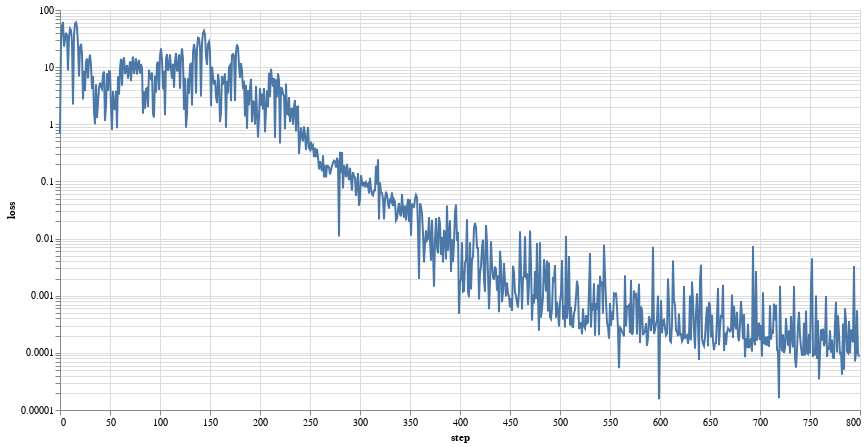

Notebook cell for this chart:
### Code cell
import altair as alt
import pandas

batch_loss = []
for i,l in enumerate(train_losses):
    batch_loss.append((i,l))

df = pandas.DataFrame(batch_loss, columns=['step', 'loss'])

alt.Chart(df).mark_line().encode(
    alt.X('step', scale=alt.Scale()),
    alt.Y('loss', scale=alt.Scale(type='log'))).properties(
        width=800,
        height=400
    )

### Figure 1 — Vega-Lite specification as saved in the notebook (floating-point values rounded to 4 significant figures; data arrays with more than 128 entries replaced by an {"elided": "..."} marker saying what was removed)
{"$schema": "https://vega.github.io/schema/vega-lite/v2.6.0.json", "config": {"view": {"height": 300, "width": 400}}, "data": {"name": "data-dee10ddd5cb310f9a34f3b59baad8d2e"}, "datasets": {"data-dee10ddd5cb310f9a34f3b59baad8d2e": {"elided": "800 records"}}, "encoding": {"x": {"field": "step", "scale": {}, "type": "quantitative"}, "y": {"field": "loss", "scale": {"type": "log"}, "type": "quantitative"}}, "height": 400, "mark": "line", "width": 800}
